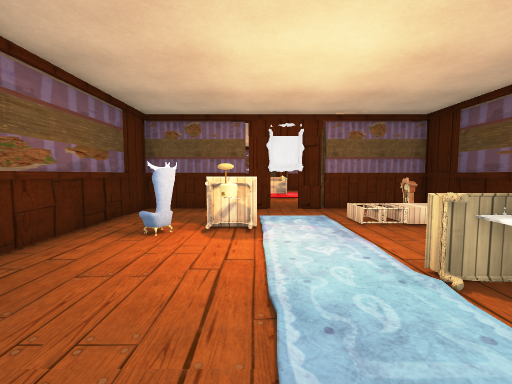
View 1 (above)

16 first-person views from a walk through a 3-D level made in the Unity game engine. The camera is 1.2 m above the floor, tilts 4° down and sees 90° across. The floor is counted in squares, 1 m on a side. Each view is taken from the middle of a square. On the plan, view 1 faces up. The plan holds only what a view shows up to about 12 squares ahead; the rest is blank. The place goes on beyond the plan. The player is left out. Some animated figures are not drawn. Door leaves are left out, so doorways stand open. Some surface patterns are stand-ins.

View 2
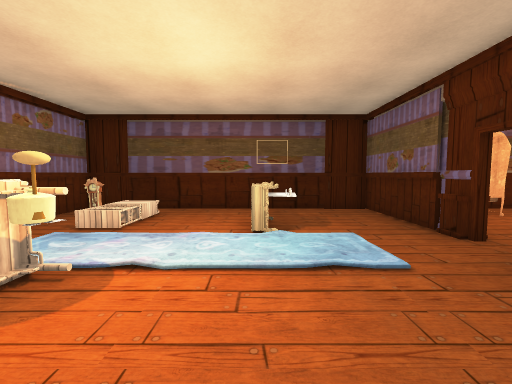

View 3
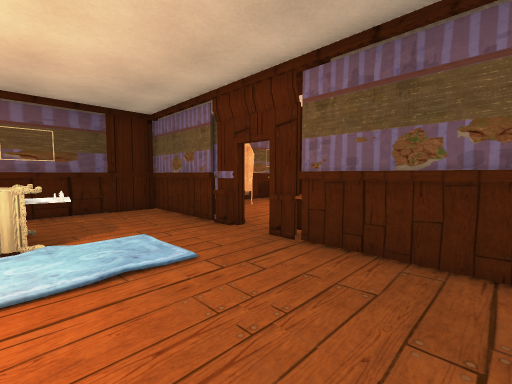

View 4
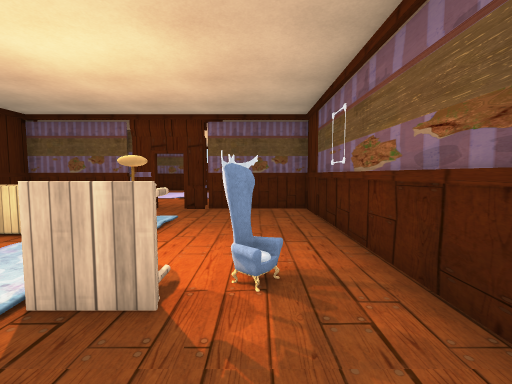

View 5
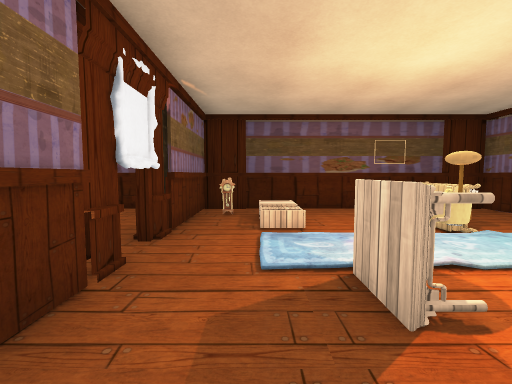

View 6
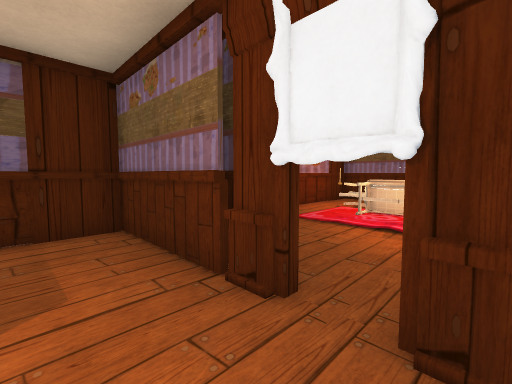

View 7
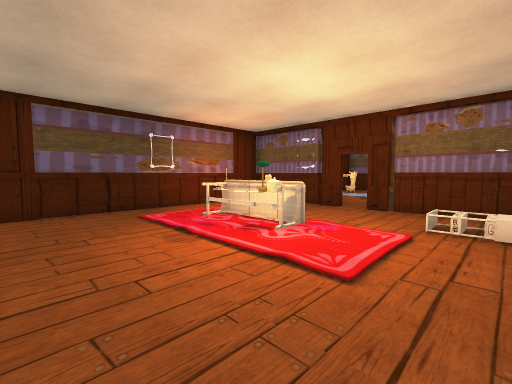

View 8
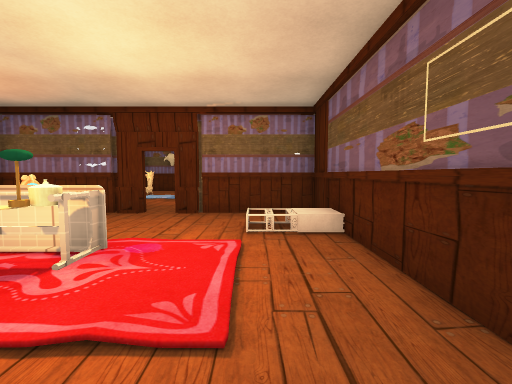

View 9
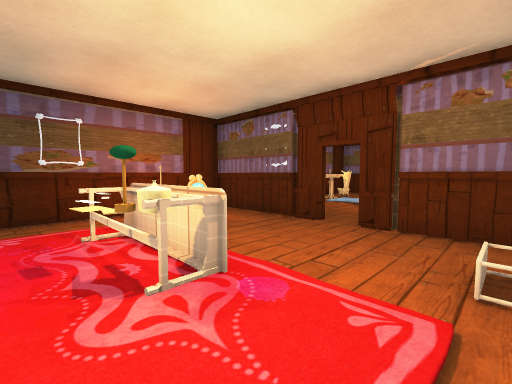

View 10
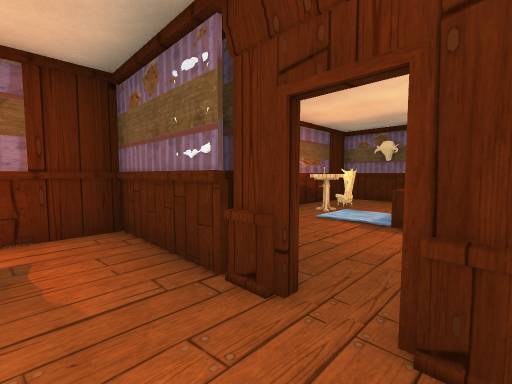

View 11
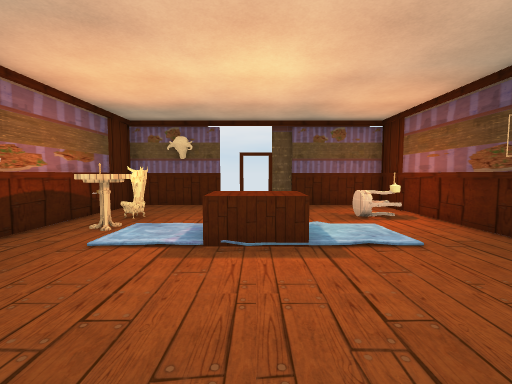

View 12
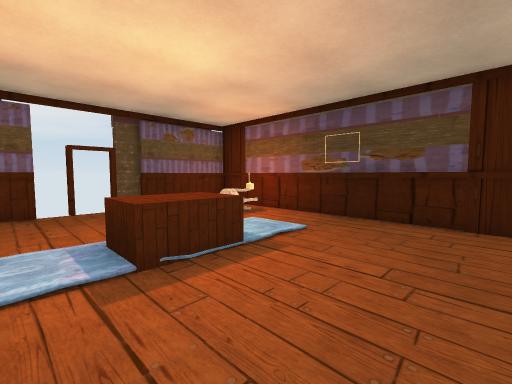

View 13
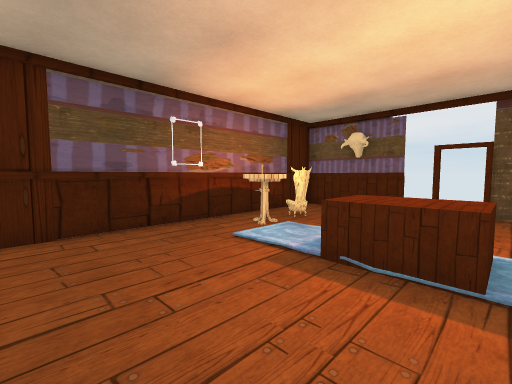

View 14
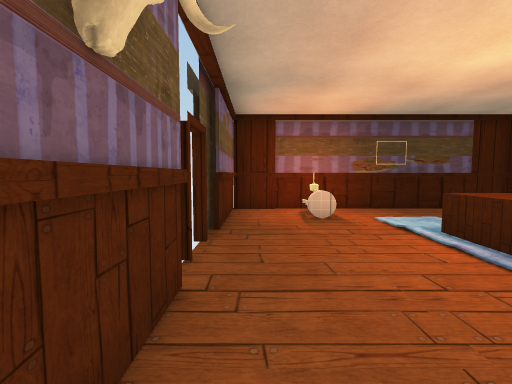

View 15
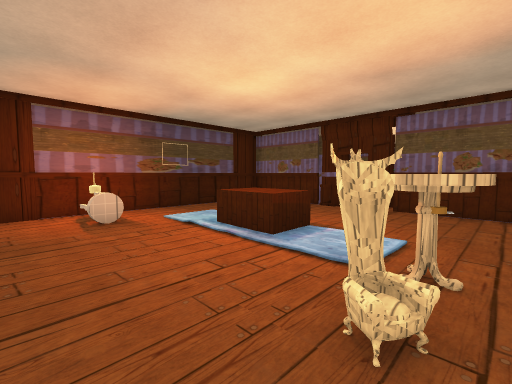

View 16
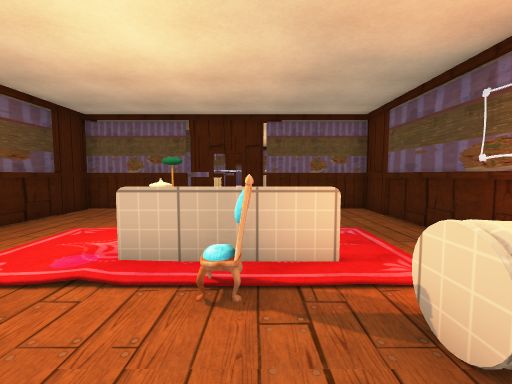

### Floor plan
Ten units are one square. View 1 is at (0, 0); x grows to the right and y downward. Boxes are objects, and circles mark ways between rooms. Rooms are numbered by the first view taken in them; rooms with no view inside come last. Other rooms are left out.
<svg viewBox="-43 -295 107 315">
<path fill="none" stroke="#000" d="M6 -88 -38 -88 -38 8 5 8M4 -92 -9 -92M29 -90 22 -90M-4 12 1 12M15 14 15 8 58 8 58 -89M59 -88 15 -88M6 -188 -38 -188 -38 -92 5 -92M15 -88 15 -92 59 -92M-4 -192 -9 -192M59 -188 15 -188M58 -89 58 -191M15 -192 54 -192M-2 -288 -38 -288 -38 -199M34 -290 15 -290M-31 -192 5 -192M58 -191 58 -288 22 -288"/>
<rect x="-25" y="-55" width="10" height="10" fill="#bbb"><title>other object</title></rect>
<rect x="-15" y="-55" width="10" height="10" fill="#bbb"><title>other object</title></rect>
<rect x="-15" y="-65" width="20" height="10" fill="#bbb"><title>other object</title></rect>
<rect x="-5" y="-55" width="10" height="10" fill="#bbb"><title>other object</title></rect>
<rect x="15" y="-35" width="20" height="10" fill="#bbb"><title>other object</title></rect>
<rect x="25" y="-25" width="10" height="10" fill="#bbb"><title>other object</title></rect>
<rect x="45" y="-85" width="10" height="10" fill="#bbb"><title>other object</title></rect>
<rect x="-25" y="-175" width="10" height="20" fill="#bbb"><title>other object</title></rect>
<rect x="-15" y="-155" width="10" height="20" fill="#bbb"><title>other object</title></rect>
<rect x="-5" y="-145" width="10" height="10" fill="#bbb"><title>other object</title></rect>
<rect x="-5" y="-155" width="10" height="10" fill="#bbb"><title>other object</title></rect>
<rect x="5" y="-145" width="10" height="10" fill="#bbb"><title>other object</title></rect>
<rect x="5" y="-155" width="20" height="10" fill="#bbb"><title>other object</title></rect>
<rect x="-35" y="-255" width="20" height="20" fill="#bbb"><title>other object</title></rect>
<rect x="-25" y="-255" width="10" height="10" fill="#bbb"><title>other object</title></rect>
<rect x="-25" y="-265" width="10" height="10" fill="#bbb"><title>other object</title></rect>
<rect x="-5" y="-245" width="30" height="20" fill="#bbb"><title>other object</title></rect>
<rect x="35" y="-265" width="10" height="10" fill="#bbb"><title>other object</title></rect>
<rect x="45" y="-265" width="10" height="10" fill="#bbb"><title>other object</title></rect>
<rect x="45" y="-275" width="10" height="10" fill="#bbb"><title>other object</title></rect>
<circle cx="10" cy="-90" r="3" fill="#2a7"/>
<circle cx="20" cy="-95" r="3" fill="#2a7"/>
<circle cx="10" cy="-190" r="3" fill="#2a7"/>
<circle cx="20" cy="-185" r="3" fill="#2a7"/>
<text x="10" y="-40">1</text>
<text x="10" y="-140">2</text>
<text x="10" y="-240">3</text>
</svg>
Room 1 opens to room 2. Room 2 opens to room 3.

Where each view was taken, in squares from view 1:
view 1: 0 up, 0 right, facing up
view 2: 3 up, 3 left, facing right
view 3: 3 up, 3 left, facing down-right
view 4: 8 up, 2 left, facing down
view 5: 7 up, 3 left, facing right
view 6: 7 up, 2 right, facing up-left
view 7: 10 up, 5 right, facing up-left
view 8: 11 up, 4 right, facing up
view 9: 13 up, 4 right, facing up-left
view 10: 17 up, 2 right, facing up-left
view 11: 19 up, 1 right, facing up
view 12: 20 up, 1 left, facing up-right
view 13: 20 up, 2 right, facing up-left
view 14: 28 up, 3 left, facing right
view 15: 28 up, 3 left, facing down-right
view 16: 18 up, 0 right, facing down
